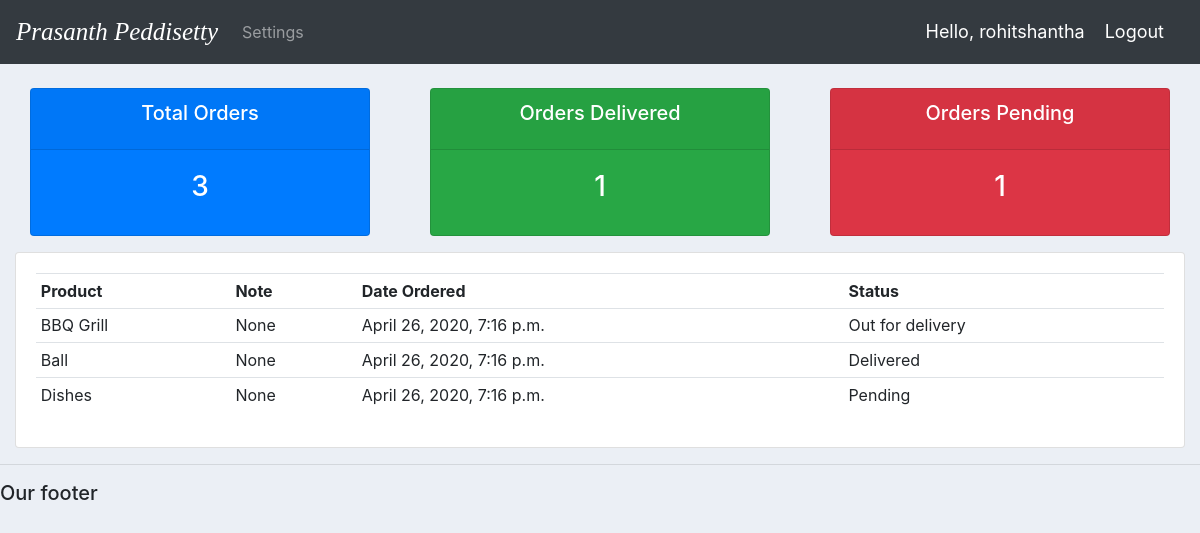
The page /user/ (signed in) on the database its author committed.
### accounts/models.py (models this page shows, shortened)
class Order(models.Model):
    STATUS = (
        ('Pending', 'Pending'),
        ('Out for delivery', 'Out for delivery'),
        ('Delivered', 'Delivered'),
    )
    customer = models.ForeignKey(Customer, null=True, on_delete= models.SET_NULL)
    product = models.ForeignKey(Product, null=True, on_delete= models.SET_NULL)
    date_created = models.DateTimeField(auto_now_add=True, null=True)
    description = models.CharField(max_length=200, null=True, choices=STATUS)
    note = models.CharField(max_length=1000, null=True)

class Product(models.Model):
    CATEGORY = (
        ('Indoor', 'Indoor'),
        ('Out door', 'Out door'),
    )
    name = models.CharField(max_length=200, null=True)
    price = models.FloatField(null=True)
    category = models.CharField(max_length=200, null=True, choices=CATEGORY)
    description = models.CharField(max_length=200, null=True, blank=True)
    date_created = models.DateTimeField(auto_now_add=True, null=True)
    tags = models.ManyToManyField(Tag)
    def __str__(self):
        return self.name

### accounts/decorators.py (the view)
        def wrapper_func(request, *args, **kwargs):
            group = None
            if request.user.groups.exists():
                group = request.user.groups.all()[0].name
            if group in allowed_roles:
                return view_func(request, *args, **kwargs)
            else:
                return HttpResponse("You are not authorized to access this page")

### accounts/views.py (called while the page is built)
@login_required(login_url='login')
@allowed_users(allowed_roles=['customer'])
def userPage(request):
    orders = request.user.customer.order_set.all()
    total_orders = orders.count()
    delivered = orders.filter(description='Delivered').count()
    pending = orders.filter(description='Pending').count()
    context = {'orders': orders, 'total_orders': total_orders,
               'delivered': delivered,
               'pending': pending}
    return render(request, 'accounts/user.html', context)

### accounts/templates/accounts/user.html
{% extends 'accounts/main.html' %}
{% block content %}
{% include 'accounts/status.html' %}
<div class="row">
	<div class="col-md">
		<div class="card card-body">
			<table class="table table-sm">
				<tr>
					<th>Product</th>
					<th>Note</th>
					<th>Date Ordered</th>
					<th>Status</th>
				</tr>
				{% for order in orders %}
					<tr>
						<td>{{order.product}}</td>
						<td>{{order.note}}</td>
						<td>{{order.date_created}}</td>
						<td>{{order.description}}</td>
					</tr>
				{% endfor %}
			</table>
		</div>
	</div>
</div>
{% endblock %}

### accounts/templates/accounts/navbar.html (shortened to what this page needs)
{% load static %}
<nav class="navbar navbar-expand-lg navbar-dark bg-dark">
  <a class="navbar-brand" href="{% url 'home' %}" style="font-style: italic; font-family: Garamond; font-size: 25px;">Prasanth Peddisetty</a>
  <div class="collapse navbar-collapse" id="navbarNav">
    <ul class="navbar-nav">
      {% if request.user.is_staff %}
      <li class="nav-item active">
        <a class="nav-link" href="{% url 'home' %}">Dashboard</a>
      </li>
      <li class="nav-item">
        <a class="nav-link" href="{% url 'products' %}">Products</a>
      </li>
      {% else %}
      <li class="nav-item">
        <a class="nav-link" href="{% url 'account' %}"> Settings </a>
      </li>
      {% endif %}
    </ul>
  </div>
  <span class="hello-msg">Hello, {{request.user}}</span>
  <span><a class="hello-msg" href="{% url 'logout' %}">Logout</a> </span>
</nav>

### crm1/static/css/main.css (style rules this page uses)
body { background-color: #ebeff5; }

### accounts/templates/accounts/navbar.html (style rules this page uses)
.hello-msg { font-size: 18px; color: #fff; margin-right: 20px; }

### rows shown on the page
Order: product "BBQ Grill", note "None", date_created "April 26, 2020, 7:16 p.m.", description "Out for delivery"
Order: product "Ball", note "None", date_created "April 26, 2020, 7:16 p.m.", description "Delivered"
Order: product "Dishes", note "None", date_created "April 26, 2020, 7:16 p.m.", description "Pending"

### other values the page prints
{{ request.user }} "rohitshantha"
{{ total_orders }} "3"
{{ delivered }} "1"
{{ pending }} "1"
